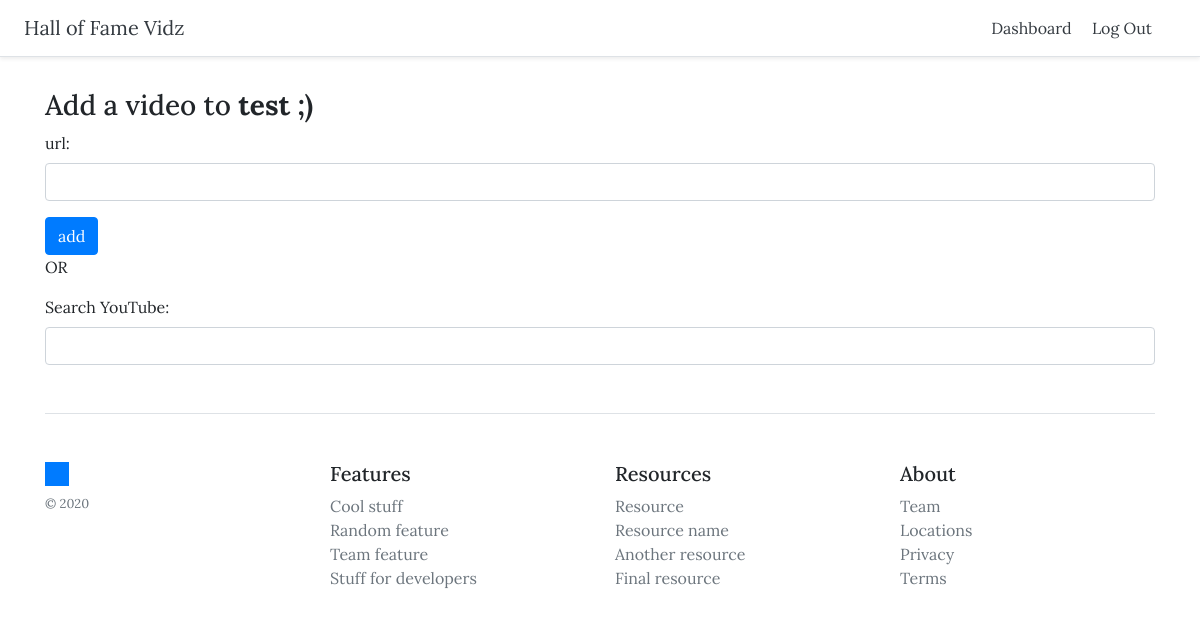
Before: /themes/1/addvideo (signed in) with the older database file.
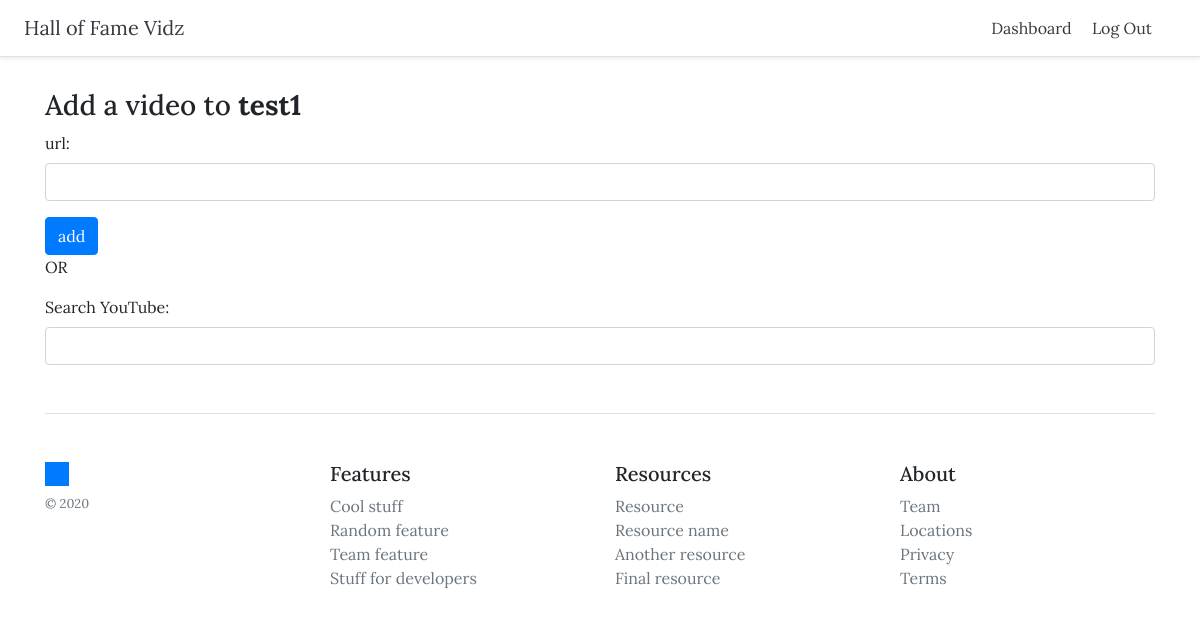
After: the same page with the newer database file.
### themes/models.py (models this page shows, shortened)
class Theme(models.Model):
    title = models.CharField(max_length=255)
    created_at = models.DateTimeField(auto_now_add=True)
    updated_at = models.DateTimeField(auto_now=True)
    description = models.TextField()
    user = models.ForeignKey(User, on_delete=models.CASCADE)

### themes/views.py (the view, shortened to what this page needs)
# urls.py: path('themes/<int:pk>/addvideo', views.add_video, name='addvideo'),
def add_video(request, pk):
    form = VideoForm()
    search_form = SearchForm()
    theme = Theme.objects.get(pk=pk)
    if not theme.user == request.user:
        raise Http404
    context = {'form': form, 'search_form': search_form, 'theme': theme}
    return render(request, 'themes/addvideo.html', context)

### themes/forms.py
class VideoForm(forms.ModelForm):
    class Meta:
        model = Video
        fields = ['url']
        labels = {'url': 'url'}

class SearchForm(forms.Form):
    search_term = forms.CharField(max_length=255, label='Search YouTube')

### themes/templates/themes/addvideo.html (shortened to what this page needs)
{% extends 'themes/base.html' %}
{% block content %}
<h3>Add a video to <b>{{ theme.title }}</b></h3>
    <form method="POST" id="addvideo">
    {% load widget_tweaks %}
    {% for field in form %}
    <div class="form-group {% if field.errors %} alert alert-danger {% endif %}">
        {{ field.label_tag}}
        {% render_field field class="form-control" %}
    </div>
    {% endfor %}
    <button type="submit" class="btn btn-primary">add</button>
    </form>
    <p>OR</p>
    <form>
    {% for field in search_form %}
    <div class="form-group">
        {{ field.label_tag}}
        {% render_field field class="form-control" %}
    </div>
    {% endfor %}
    </form>
{% endblock %}

Changed rows visible on the page:
changed Theme: title "test ;)" → "test1"
